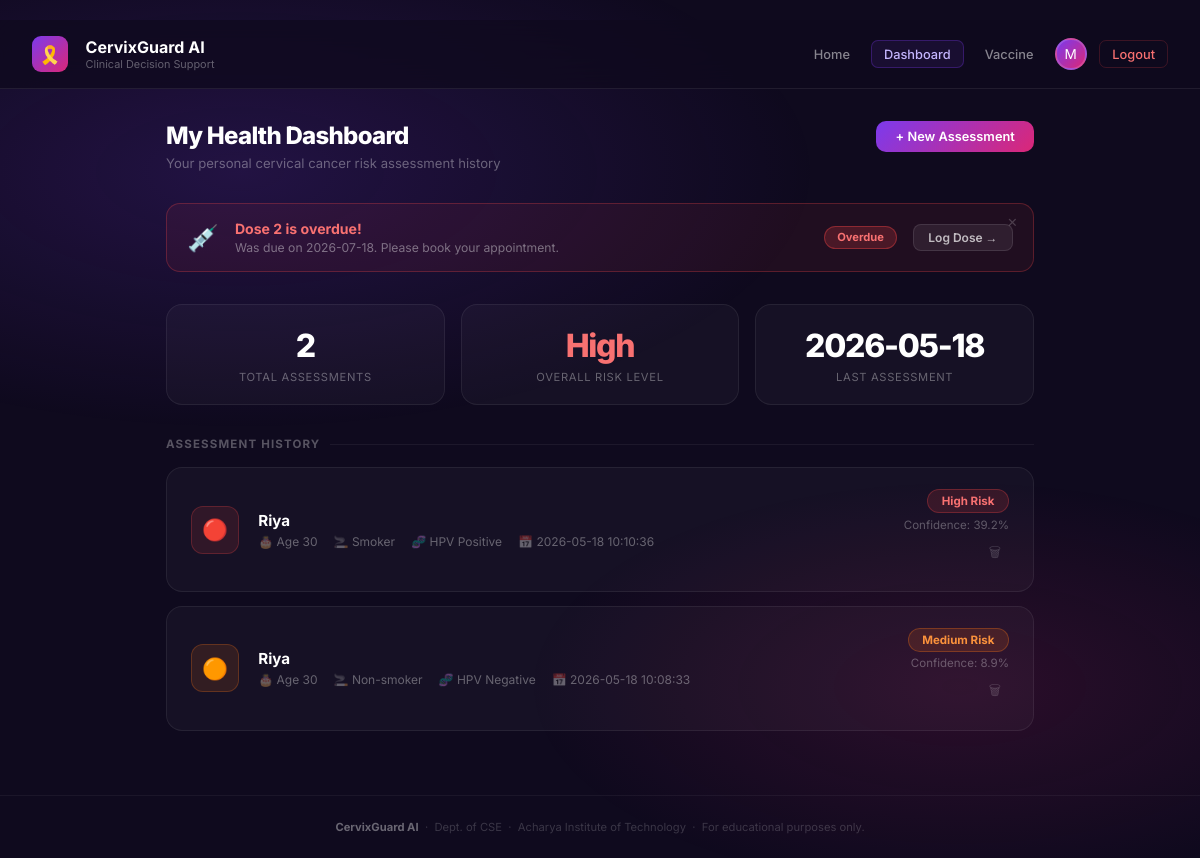
The app's page /dashboard (signed in) with its own data.
### tables this page shows
CREATE TABLE predictions (
            id                      INTEGER PRIMARY KEY AUTOINCREMENT,
            user_id                 INTEGER NOT NULL REFERENCES users(id),
            patient_name            TEXT    NOT NULL,
            age                     REAL,
            sexual_partners         REAL,
            first_intercourse       REAL,
            pregnancies             REAL,
            smokes                  REAL,
            smokes_years            REAL,
            hormonal_contraceptives REAL,
            iud                     REAL,
            stds                    REAL,
            stds_number             REAL,
            stds_hpv                REAL,
            prediction              TEXT,
            confidence              TEXT,
            timestamp               TEXT
        );

### cervical_cancer_app/blueprints/dashboard.py (the view)
@dashboard_bp.route("/dashboard")
def dashboard():
    if "user_id" not in session:
        return redirect(url_for("auth.login"))
    user_id     = session["user_id"]
    history     = get_all_predictions(user_id)
    risk_counts = get_risk_counts(user_id)
    total       = len(history)
    doses             = get_vaccine_doses(user_id)
    vaccine_reminders = compute_reminders(doses)
    return render_template(
        "dashboard.html",
        history           = history,
        risk_counts       = risk_counts,
        total             = total,
        vaccine_reminders = vaccine_reminders,
    )

### cervical_cancer_app/blueprints/vaccine.py (called while the page is built, shortened)
def compute_reminders(doses: list[dict]) -> list[dict]:
    taken     = {d["dose_number"]: d["dose_date"] for d in doses}
    reminders = []
    now       = datetime.now()
    if 1 not in taken:
        return reminders                        # nothing to calculate without Dose 1
    d1 = datetime.strptime(taken[1], "%Y-%m-%d")
    if 2 not in taken:
        due       = d1 + relativedelta(months=2)  # exactly 2 months after Dose 1
        overdue   = now.date() > due.date()
        days_left = (due.date() - now.date()).days
        reminders.append({
            "dose"     : 2,
            "due_date" : due.strftime("%Y-%m-%d"),
            "message"  : "Dose 2 is due 2 months after Dose 1.",
            "overdue"  : overdue,
            "days_left": days_left,
        })
    return reminders

### cervical_cancer_app/db/database.py (called while the page is built)
def get_db():
    conn = sqlite3.connect(DB_PATH)
    conn.row_factory = sqlite3.Row
    return conn

def get_all_predictions(user_id: int) -> list[dict]:
    conn = get_db()
    rows = conn.execute(
        "SELECT * FROM predictions WHERE user_id = ? ORDER BY id DESC",
        (user_id,)
    ).fetchall()
    conn.close()
    return [dict(r) for r in rows]

def get_risk_counts(user_id: int) -> dict:
    conn = get_db()
    rows = conn.execute(
        "SELECT prediction, COUNT(*) FROM predictions WHERE user_id = ? GROUP BY prediction",
        (user_id,)
    ).fetchall()
    conn.close()
    counts = {"Low Risk": 0, "Medium Risk": 0, "High Risk": 0}
    for pred, cnt in rows:
        if pred in counts:
            counts[pred] = cnt
    return counts

def get_vaccine_doses(user_id: int) -> list[dict]:
    conn = get_db()
    rows = conn.execute(
        "SELECT * FROM vaccine_doses WHERE user_id = ? ORDER BY dose_number",
        (user_id,)
    ).fetchall()
    conn.close()
    return [dict(r) for r in rows]

### cervical_cancer_app/templates/dashboard.html (shortened to what this page needs)
﻿{% extends "base.html" %}
{% block content %}
<div class="page">
  <div class="page-header">
    <a href="/" class="new-btn">+ New Assessment</a>
    <h2>My Health Dashboard</h2>
    <p>Your personal cervical cancer risk assessment history</p>
  </div>
  {% if vaccine_reminders %}
  <div class="reminders-stack" id="reminders-stack">
    {% for r in vaccine_reminders %}
      {% if r.overdue %}
        {% set urgency = "overdue" %}
        {% set icon    = "💉" %}
        {% set badge   = "Overdue" %}
        {% set title   = "Dose " ~ r.dose ~ " is overdue!" %}
        {% set sub     = "Was due on " ~ r.due_date ~ ". Please book your appointment." %}
      {% elif r.days_left <= 7 %}
        {% set urgency = "soon" %}
        {% set icon    = "⏰" %}
        {% set badge   = "Due in " ~ r.days_left ~ " day" ~ ("s" if r.days_left != 1 else "") %}
        {% set title   = "Dose " ~ r.dose ~ " coming up soon" %}
        {% set sub     = "Scheduled for " ~ r.due_date ~ ". Time to book!" %}
      {% else %}
        {% set urgency = "upcoming" %}
        {% set icon    = "🗓️" %}
        {% set badge   = r.days_left ~ " days away" %}
        {% set title   = "Dose " ~ r.dose ~ " reminder" %}
        {% set sub     = r.message ~ " Due: " ~ r.due_date %}
      {% endif %}
      <div class="reminder-banner {{ urgency }}" id="reminder-dose-{{ r.dose }}">
        <button class="reminder-dismiss" onclick="dismissReminder({{ r.dose }})" title="Dismiss">✕</button>
        <div class="reminder-icon">{{ icon }}</div>
        <div class="reminder-body">
          <div class="reminder-title">{{ title }}</div>
          <div class="reminder-sub">{{ sub }}</div>
        </div>
        <span class="reminder-badge">{{ badge }}</span>
        <a href="{{ url_for('vaccine.vaccine') }}" class="reminder-action">Log Dose →</a>
      </div>
    {% endfor %}
  </div>
  {% endif %}
  <div class="summary-grid">
    <div class="sum-card">
      <div class="num sv-total">{{ total }}</div>
      <div class="lbl">Total Assessments</div>
    </div>
    <div class="sum-card">
      <div class="num" style="color:
        {% if total > 0 %}
          {% if risk_counts['High Risk'] > 0 %}#f87171
          {% elif risk_counts['Medium Risk'] > 0 %}#fb923c
          {% else %}#34d399{% endif %}
        {% else %}#fff{% endif %}
      ">
        {% if total > 0 %}
          {% if risk_counts['High Risk'] > 0 %}High
          {% elif risk_counts['Medium Risk'] > 0 %}Medium
          {% else %}Low{% endif %}
        {% else %}—{% endif %}
      </div>
      <div class="lbl">Overall Risk Level</div>
    </div>
    <div class="sum-card">
      <div class="num sv-total">
        {% if history %}{{ history[0].timestamp.split(' ')[0] }}{% else %}—{% endif %}
      </div>
      <div class="lbl">Last Assessment</div>
    </div>
  </div>
  <div class="section-title">Assessment History</div>
  {% if history %}
  <div class="assessment-list">
    {% for rec in history %}
    <div class="assessment-card" id="rec-{{ rec.id }}">
      <div class="risk-icon
        {% if rec.prediction == 'High Risk' %}icon-high
        {% elif rec.prediction == 'Medium Risk' %}icon-medium
        {% else %}icon-low{% endif %}">
        {% if rec.prediction == 'High Risk' %}🔴
        {% elif rec.prediction == 'Medium Risk' %}🟠
        {% else %}🟢{% endif %}
      </div>
      <div class="card-main">
        <div class="card-patient">{{ rec.patient_name }}</div>
        <div class="card-meta">
          <span>🎂 Age {{ rec.age | int }}</span>
          <span>🚬 {{ "Smoker" if rec.smokes == 1 else "Non-smoker" }}</span>
          <span>🧬 HPV {{ "Positive" if rec.stds_hpv == 1 else "Negative" }}</span>
          <span>📅 {{ rec.timestamp }}</span>
        </div>
      </div>
      <div class="card-right">
        <div>
          <span class="pill
            {% if rec.prediction == 'High Risk' %}pill-high
            {% elif rec.prediction == 'Medium Risk' %}pill-medium
            {% else %}pill-low{% endif %}">
            {{ rec.prediction }}
          </span>
        </div>
        <div class="card-confidence">Confidence: {{ rec.confidence }}</div>
        <button class="del-btn" onclick="deleteRecord({{ rec.id }})" title="Delete">🗑</button>
      </div>
    </div>
    {% endfor %}
  </div>
  {% else %}
  <div class="empty-state">
    <div class="empty-icon">📋</div>
    <p>No assessments yet. Submit your first risk assessment to see your health history here.</p>
    <a href="/" class="btn-purple">Start Assessment</a>
  </div>
  {% endif %}
</div>
{% endblock %}

### cervical_cancer_app/templates/base.html (shortened to what this page needs)
<!DOCTYPE html>
<html lang="en">
<head>
</head>
<body>
<nav class="navbar">
  <div class="nav-brand">
    <div class="nav-logo">🎗️</div>
    <div style="margin-left:.5rem">
      <h1>CervixGuard AI</h1>
      <span>Clinical Decision Support</span>
    </div>
  </div>
  <div class="nav-links">
    {% if session.user_id %}
      <a href="/"          {% if request.endpoint == 'predictions.index'   %}class="active"{% endif %}>Home</a>
      <a href="/dashboard" {% if request.endpoint == 'dashboard.dashboard' %}class="active"{% endif %}>Dashboard</a>
      <a href="/vaccine"   {% if request.endpoint == 'vaccine.vaccine'     %}class="active"{% endif %}>Vaccine</a>
      <div style="position:relative;display:inline-block">
      <div style="
        width:32px; height:32px; border-radius:50%;
        background:linear-gradient(135deg,#7c3aed,#db2777);
        display:flex; align-items:center; justify-content:center;
        font-size:.85rem; cursor:pointer; margin:0 .3rem;
        border:2px solid rgba(255,255,255,.15);
      " title="{{ session.username }}">
        {{ session.username[0].upper() }}
      </div>
      </div>
      <a href="/logout" style="color:#f87171;border-color:rgba(239,68,68,.2)">Logout</a>
    {% else %}
      <a href="/login"    {% if request.endpoint == 'auth.login'    %}class="active"{% endif %}>Login</a>
      <a href="/register" {% if request.endpoint == 'auth.register' %}class="active"{% endif %}>Register</a>
    {% endif %}
  </div>
</nav>
{% block content %}{% endblock %}
<footer>
  <strong>CervixGuard AI</strong> &nbsp;·&nbsp;
  Dept. of CSE &nbsp;·&nbsp; Acharya Institute of Technology &nbsp;·&nbsp;
  For educational purposes only.
</footer>
</body>
</html>

### cervical_cancer_app/templates/base.html (style rules this page uses)
:root { --purple:#7c3aed; --pink:#db2777 }
* { box-sizing:border-box; margin:0; padding:0 }
body { font-family:Inter,sans-serif; background:#0f0a1e; min-height:100vh; color:#fff }
body::before { content:''; position:fixed; inset:0; pointer-events:none; z-index:0; background: radial-gradient(ellipse 80% 50% at 20% 20%, rgba(124,58,237,.18) 0%, transparent 60%), radial-gradient(ellipse 60% 40% at 80% 80%, rgba(219,39,119,.14) 0%, transparent 60%); }
.navbar { position:sticky; top:0; z-index:100; background:rgba(15,10,30,.75); backdrop-filter:blur(20px); border-bottom:1px solid rgba(255,255,255,.08); padding:1rem 2rem; display:flex; align-items:center; justify-content:space-between; }
.nav-logo { width:36px; height:36px; border-radius:9px; background:linear-gradient(135deg,#7c3aed,#db2777); display:flex; align-items:center; justify-content:center; font-size:1.1rem; margin-right:.6rem; }
.nav-brand { display:flex; align-items:center }
.nav-brand h1 { font-size:1rem; font-weight:700; color:#fff }
.nav-brand span { font-size:.68rem; color:rgba(255,255,255,.35); display:block }
.nav-links { display: flex; align-items: center;flex-wrap: nowrap; gap: .2rem; }
.nav-links a { text-decoration:none; color:rgba(255,255,255,.5); font-size:.8rem; font-weight:500; padding:.35rem .75rem; border-radius:7px; margin-left:.3rem; border:1px solid transparent; transition:all .2s; }
.nav-links a.active { color:#c4b5fd; border-color:rgba(124,58,237,.3); background:rgba(124,58,237,.1) }
footer { position:relative; z-index:1; text-align:center; padding:1.5rem; font-size:.7rem; color:rgba(255,255,255,.18); border-top:1px solid rgba(255,255,255,.05); }
footer strong { color:rgba(255,255,255,.38) }

### records on screen
predictions: timestamp "2026-05-18", patient_name "Riya", age "30", smokes "Smoker", stds_hpv "Positive", timestamp "2026-05-18 10:10:36", prediction "High Risk", confidence "39.2%"
predictions: patient_name "Riya", age "30", smokes "Non-smoker", stds_hpv "Negative", timestamp "2026-05-18 10:08:33", prediction "Medium Risk", confidence "8.9%"

### other values on screen
{{ session.username[0].upper() }} "M"
{{ icon }} "💉"
{{ title }} "Dose 2 is overdue!"
{{ sub }} "Was due on 2026-07-18. Please book your appointment."
{{ badge }} "Overdue"
{{ total }} "2"
